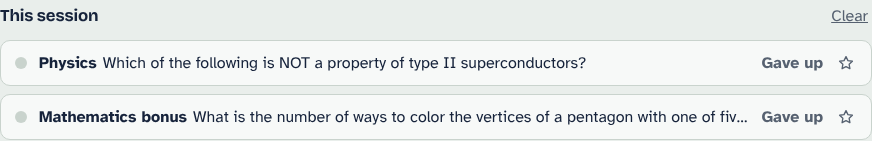
#> input picture history.png, 872 x 141 px
$ python -i ocr_scan.py   (imports and definitions only)
#> lines starting #> are read from the running program, lines starting #| are printed output that depends on the picture
"""OCR for packets that are scanned images (no text layer), e.g. LOST2.

Turns each scanned PDF into a .txt file with the same name that packet_reader.py can read.
Small raised or lowered marks (Zn²⁺, H₂O, 10⁻³) are found from the ink itself, read again on
their own, and written as $Zn^{2+}$ / $H_{2}O$, since whole-line OCR turns them into stray
punctuation. Questions where a mark could not be read are listed in <name>.ocr.json so they can
be left out.

Usage
  python ocr_scan.py PDF [PDF ...] --out DIR

Requires: tesseract (with English data), pdfimages (poppler), Pillow, numpy, scipy.
"""
import argparse, json, re, subprocess, sys, tempfile
import xml.etree.ElementTree as ET
from pathlib import Path

import numpy as np
from PIL import Image
from scipy import ndimage

sys.path.insert(0, str(Path(__file__).resolve().parent))
from packet_reader import _math_join  # noqa: E402

XH = '{http://www.w3.org/1999/xhtml}'
DEBUG = __import__('os').environ.get('OCR_DEBUG')
SCALE = 3  # scans are about 96 dpi; tesseract reads them far better enlarged


def tess(img_path, *args):
    return subprocess.run(['tesseract', str(img_path), '-', *args], capture_output=True, text=True).stdout


def page_images(pdf, tmp):
    subprocess.run(['pdfimages', '-png', str(pdf), str(tmp / 'p')], check=True)
    return sorted(tmp.glob('p-*.png'))


# [78 lines left out: functions title_dict, read_blob, not called in this run]


def page_text(png):
#> called with png = '../history.png'
    gray = np.array(Image.open(png).convert('L'))
    big = Image.fromarray(gray).resize((gray.shape[1] * SCALE, gray.shape[0] * SCALE), Image.LANCZOS)
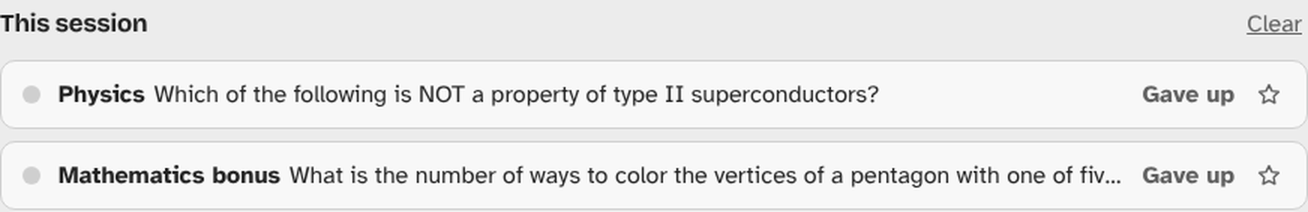
#> big: PIL image 2616x423 L (shown at 1/2 size); min 0, max 255, mean 233.6
    gray = np.array(big)
    with tempfile.TemporaryDirectory() as td:
        p = Path(td) / 'page.png'
        big.save(p)
#> (the run stopped early here; a loop or call above may not have finished)
